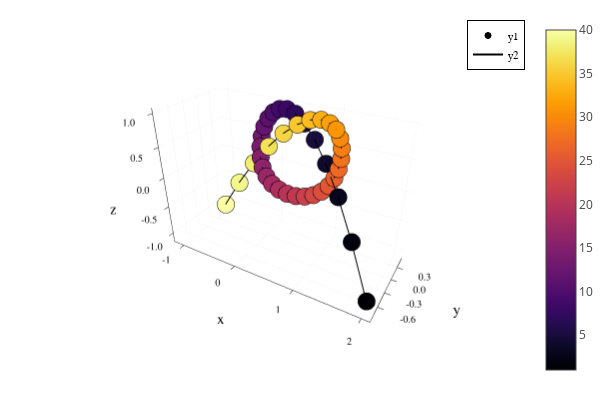

Notebook code for this chart:
### Code cell
p = plot()
plotChainSeries!(altQ)
display(p)

### Figure 1 — Plotly figure (JSON) as saved in the notebook; plotly's stock layout.template omitted (floating-point values rounded to 4 significant figures; data arrays with more than 128 entries replaced by an {"elided": "..."} marker saying what was removed)
{"data": [{"colorbar": {"title": ""}, "legendgroup": "y1", "marker": {"color": "rgba(0, 0, 4, 1.000)", "line": {"color": "rgba(0, 0, 0, 1.000)", "width": 1}, "size": 6, "symbol": "circle"}, "mode": "markers", "name": "y1", "scene": "scene", "showlegend": true, "type": "scatter3d", "x": [2.025], "xaxis": "x", "y": [-0.8501], "yaxis": "y", "z": [-0.8878], "zaxis": "z", "zmax": 40, "zmin": 1}, {"colorbar": {"title": ""}, "legendgroup": "y1", "marker": {"color": "rgba(3, 2, 15, 1.000)", "line": {"color": "rgba(0, 0, 0, 1.000)", "width": 1}, "size": 6, "symbol": "circle"}, "mode": "markers", "name": "y1", "scene": "scene", "showlegend": false, "type": "scatter3d", "x": [1.628], "xaxis": "x", "y": [-0.4632], "yaxis": "y", "z": [-0.3737], "zaxis": "z", "zmax": 40, "zmin": 1}, {"colorbar": {"title": ""}, "legendgroup": "y1", "marker": {"color": "rgba(8, 6, 29, 1.000)", "line": {"color": "rgba(0, 0, 0, 1.000)", "width": 1}, "size": 6, "symbol": "circle"}, "mode": "markers", "name": "y1", "scene": "scene", "showlegend": false, "type": "scatter3d", "x": [1.274], "xaxis": "x", "y": [-0.1521], "yaxis": "y", "z": [0.03865], "zaxis": "z", "zmax": 40, "zmin": 1}, {"colorbar": {"title": ""}, "legendgroup": "y1", "marker": {"color": "rgba(15, 9, 44, 1.000)", "line": {"color": "rgba(0, 0, 0, 1.000)", "width": 1}, "size": 6, "symbol": "circle"}, "mode": "markers", "name": "y1", "scene": "scene", "showlegend": false, "type": "scatter3d", "x": [0.9616], "xaxis": "x", "y": [0.08992], "yaxis": "y", "z": [0.3579], "zaxis": "z", "zmax": 40, "zmin": 1}, {"colorbar": {"title": ""}, "legendgroup": "y1", "marker": {"color": "rgba(24, 12, 60, 1.000)", "line": {"color": "rgba(0, 0, 0, 1.000)", "width": 1}, "size": 6, "symbol": "circle"}, "mode": "markers", "name": "y1", "scene": "scene", "showlegend": false, "type": "scatter3d", "x": [0.6899], "xaxis": "x", "y": [0.2695], "yaxis": "y", "z": [0.5926], "zaxis": "z", "zmax": 40, "zmin": 1}, {"colorbar": {"title": ""}, "legendgroup": "y1", "marker": {"color": "rgba(34, 12, 76, 1.000)", "line": {"color": "rgba(0, 0, 0, 1.000)", "width": 1}, "size": 6, "symbol": "circle"}, "mode": "markers", "name": "y1", "scene": "scene", "showlegend": false, "type": "scatter3d", "x": [0.4572], "xaxis": "x", "y": [0.3933], "yaxis": "y", "z": [0.7514], "zaxis": "z", "zmax": 40, "zmin": 1}, {"colorbar": {"title": ""}, "legendgroup": "y1", "marker": {"color": "rgba(45, 10, 89, 1.000)", "line": {"color": "rgba(0, 0, 0, 1.000)", "width": 1}, "size": 6, "symbol": "circle"}, "mode": "markers", "name": "y1", "scene": "scene", "showlegend": false, "type": "scatter3d", "x": [0.2619], "xaxis": "x", "y": [0.468], "yaxis": "y", "z": [0.843], "zaxis": "z", "zmax": 40, "zmin": 1}, {"colorbar": {"title": ""}, "legendgroup": "y1", "marker": {"color": "rgba(57, 9, 99, 1.000)", "line": {"color": "rgba(0, 0, 0, 1.000)", "width": 1}, "size": 6, "symbol": "circle"}, "mode": "markers", "name": "y1", "scene": "scene", "showlegend": false, "type": "scatter3d", "x": [0.1026], "xaxis": "x", "y": [0.5002], "yaxis": "y", "z": [0.876], "zaxis": "z", "zmax": 40, "zmin": 1}, {"colorbar": {"title": ""}, "legendgroup": "y1", "marker": {"color": "rgba(68, 10, 105, 1.000)", "line": {"color": "rgba(0, 0, 0, 1.000)", "width": 1}, "size": 6, "symbol": "circle"}, "mode": "markers", "name": "y1", "scene": "scene", "showlegend": false, "type": "scatter3d", "x": [-0.02228], "xaxis": "x", "y": [0.4968], "yaxis": "y", "z": [0.859], "zaxis": "z", "zmax": 40, "zmin": 1}, {"colorbar": {"title": ""}, "legendgroup": "y1", "marker": {"color": "rgba(79, 13, 108, 1.000)", "line": {"color": "rgba(0, 0, 0, 1.000)", "width": 1}, "size": 6, "symbol": "circle"}, "mode": "markers", "name": "y1", "scene": "scene", "showlegend": false, "type": "scatter3d", "x": [-0.1141], "xaxis": "x", "y": [0.4642], "yaxis": "y", "z": [0.8007], "zaxis": "z", "zmax": 40, "zmin": 1}, {"colorbar": {"title": ""}, "legendgroup": "y1", "marker": {"color": "rgba(89, 17, 110, 1.000)", "line": {"color": "rgba(0, 0, 0, 1.000)", "width": 1}, "size": 6, "symbol": "circle"}, "mode": "markers", "name": "y1", "scene": "scene", "showlegend": false, "type": "scatter3d", "x": [-0.1745], "xaxis": "x", "y": [0.4093], "yaxis": "y", "z": [0.7097], "zaxis": "z", "zmax": 40, "zmin": 1}, {"colorbar": {"title": ""}, "legendgroup": "y1", "marker": {"color": "rgba(100, 21, 110, 1.000)", "line": {"color": "rgba(0, 0, 0, 1.000)", "width": 1}, "size": 6, "symbol": "circle"}, "mode": "markers", "name": "y1", "scene": "scene", "showlegend": false, "type": "scatter3d", "x": [-0.2049], "xaxis": "x", "y": [0.3386], "yaxis": "y", "z": [0.5947], "zaxis": "z", "zmax": 40, "zmin": 1}, {"colorbar": {"title": ""}, "legendgroup": "y1", "marker": {"color": "rgba(110, 24, 110, 1.000)", "line": {"color": "rgba(0, 0, 0, 1.000)", "width": 1}, "size": 6, "symbol": "circle"}, "mode": "markers", "name": "y1", "scene": "scene", "showlegend": false, "type": "scatter3d", "x": [-0.2067], "xaxis": "x", "y": [0.2589], "yaxis": "y", "z": [0.4642], "zaxis": "z", "zmax": 40, "zmin": 1}, {"colorbar": {"title": ""}, "legendgroup": "y1", "marker": {"color": "rgba(120, 28, 109, 1.000)", "line": {"color": "rgba(0, 0, 0, 1.000)", "width": 1}, "size": 6, "symbol": "circle"}, "mode": "markers", "name": "y1", "scene": "scene", "showlegend": false, "type": "scatter3d", "x": [-0.1815], "xaxis": "x", "y": [0.1767], "yaxis": "y", "z": [0.3269], "zaxis": "z", "zmax": 40, "zmin": 1}, {"colorbar": {"title": ""}, "legendgroup": "y1", "marker": {"color": "rgba(131, 32, 107, 1.000)", "line": {"color": "rgba(0, 0, 0, 1.000)", "width": 1}, "size": 6, "symbol": "circle"}, "mode": "markers", "name": "y1", "scene": "scene", "showlegend": false, "type": "scatter3d", "x": [-0.1307], "xaxis": "x", "y": [0.09893], "yaxis": "y", "z": [0.1914], "zaxis": "z", "zmax": 40, "zmin": 1}, {"colorbar": {"title": ""}, "legendgroup": "y1", "marker": {"color": "rgba(141, 36, 105, 1.000)", "line": {"color": "rgba(0, 0, 0, 1.000)", "width": 1}, "size": 6, "symbol": "circle"}, "mode": "markers", "name": "y1", "scene": "scene", "showlegend": false, "type": "scatter3d", "x": [-0.05584], "xaxis": "x", "y": [0.03207], "yaxis": "y", "z": [0.06639], "zaxis": "z", "zmax": 40, "zmin": 1}, {"colorbar": {"title": ""}, "legendgroup": "y1", "marker": {"color": "rgba(152, 39, 102, 1.000)", "line": {"color": "rgba(0, 0, 0, 1.000)", "width": 1}, "size": 6, "symbol": "circle"}, "mode": "markers", "name": "y1", "scene": "scene", "showlegend": false, "type": "scatter3d", "x": [0.04154], "xaxis": "x", "y": [-0.01725], "yaxis": "y", "z": [-0.0396], "zaxis": "z", "zmax": 40, "zmin": 1}, {"colorbar": {"title": ""}, "legendgroup": "y1", "marker": {"color": "rgba(162, 43, 98, 1.000)", "line": {"color": "rgba(0, 0, 0, 1.000)", "width": 1}, "size": 6, "symbol": "circle"}, "mode": "markers", "name": "y1", "scene": "scene", "showlegend": false, "type": "scatter3d", "x": [0.1583], "xaxis": "x", "y": [-0.04677], "yaxis": "y", "z": [-0.1212], "zaxis": "z", "zmax": 40, "zmin": 1}, {"colorbar": {"title": ""}, "legendgroup": "y1", "marker": {"color": "rgba(172, 47, 93, 1.000)", "line": {"color": "rgba(0, 0, 0, 1.000)", "width": 1}, "size": 6, "symbol": "circle"}, "mode": "markers", "name": "y1", "scene": "scene", "showlegend": false, "type": "scatter3d", "x": [0.2889], "xaxis": "x", "y": [-0.05976], "yaxis": "y", "z": [-0.1773], "zaxis": "z", "zmax": 40, "zmin": 1}, {"colorbar": {"title": ""}, "legendgroup": "y1", "marker": {"color": "rgba(182, 52, 88, 1.000)", "line": {"color": "rgba(0, 0, 0, 1.000)", "width": 1}, "size": 6, "symbol": "circle"}, "mode": "markers", "name": "y1", "scene": "scene", "showlegend": false, "type": "scatter3d", "x": [0.428], "xaxis": "x", "y": [-0.05987], "yaxis": "y", "z": [-0.2069], "zaxis": "z", "zmax": 40, "zmin": 1}, {"colorbar": {"title": ""}, "legendgroup": "y1", "marker": {"color": "rgba(192, 57, 82, 1.000)", "line": {"color": "rgba(0, 0, 0, 1.000)", "width": 1}, "size": 6, "symbol": "circle"}, "mode": "markers", "name": "y1", "scene": "scene", "showlegend": false, "type": "scatter3d", "x": [0.57], "xaxis": "x", "y": [-0.05076], "yaxis": "y", "z": [-0.2092], "zaxis": "z", "zmax": 40, "zmin": 1}, {"colorbar": {"title": ""}, "legendgroup": "y1", "marker": {"color": "rgba(201, 63, 75, 1.000)", "line": {"color": "rgba(0, 0, 0, 1.000)", "width": 1}, "size": 6, "symbol": "circle"}, "mode": "markers", "name": "y1", "scene": "scene", "showlegend": false, "type": "scatter3d", "x": [0.7093], "xaxis": "x", "y": [-0.03608], "yaxis": "y", "z": [-0.1832], "zaxis": "z", "zmax": 40, "zmin": 1}, {"colorbar": {"title": ""}, "legendgroup": "y1", "marker": {"color": "rgba(210, 70, 68, 1.000)", "line": {"color": "rgba(0, 0, 0, 1.000)", "width": 1}, "size": 6, "symbol": "circle"}, "mode": "markers", "name": "y1", "scene": "scene", "showlegend": false, "type": "scatter3d", "x": [0.8405], "xaxis": "x", "y": [-0.01949], "yaxis": "y", "z": [-0.128], "zaxis": "z", "zmax": 40, "zmin": 1}, {"colorbar": {"title": ""}, "legendgroup": "y1", "marker": {"color": "rgba(218, 78, 61, 1.000)", "line": {"color": "rgba(0, 0, 0, 1.000)", "width": 1}, "size": 6, "symbol": "circle"}, "mode": "markers", "name": "y1", "scene": "scene", "showlegend": false, "type": "scatter3d", "x": [0.9581], "xaxis": "x", "y": [-0.004636], "yaxis": "y", "z": [-0.04273], "zaxis": "z", "zmax": 40, "zmin": 1}, {"colorbar": {"title": ""}, "legendgroup": "y1", "marker": {"color": "rgba(225, 86, 53, 1.000)", "line": {"color": "rgba(0, 0, 0, 1.000)", "width": 1}, "size": 6, "symbol": "circle"}, "mode": "markers", "name": "y1", "scene": "scene", "showlegend": false, "type": "scatter3d", "x": [1.057], "xaxis": "x", "y": [0.005015], "yaxis": "y", "z": [0.07311], "zaxis": "z", "zmax": 40, "zmin": 1}, {"colorbar": {"title": ""}, "legendgroup": "y1", "marker": {"color": "rgba(231, 95, 45, 1.000)", "line": {"color": "rgba(0, 0, 0, 1.000)", "width": 1}, "size": 6, "symbol": "circle"}, "mode": "markers", "name": "y1", "scene": "scene", "showlegend": false, "type": "scatter3d", "x": [1.133], "xaxis": "x", "y": [0.008839], "yaxis": "y", "z": [0.2138], "zaxis": "z", "zmax": 40, "zmin": 1}, {"colorbar": {"title": ""}, "legendgroup": "y1", "marker": {"color": "rgba(237, 105, 37, 1.000)", "line": {"color": "rgba(0, 0, 0, 1.000)", "width": 1}, "size": 6, "symbol": "circle"}, "mode": "markers", "name": "y1", "scene": "scene", "showlegend": false, "type": "scatter3d", "x": [1.184], "xaxis": "x", "y": [0.0084], "yaxis": "y", "z": [0.369], "zaxis": "z", "zmax": 40, "zmin": 1}, {"colorbar": {"title": ""}, "legendgroup": "y1", "marker": {"color": "rgba(242, 115, 29, 1.000)", "line": {"color": "rgba(0, 0, 0, 1.000)", "width": 1}, "size": 6, "symbol": "circle"}, "mode": "markers", "name": "y1", "scene": "scene", "showlegend": false, "type": "scatter3d", "x": [1.211], "xaxis": "x", "y": [0.005315], "yaxis": "y", "z": [0.5281], "zaxis": "z", "zmax": 40, "zmin": 1}, {"colorbar": {"title": ""}, "legendgroup": "y1", "marker": {"color": "rgba(246, 126, 20, 1.000)", "line": {"color": "rgba(0, 0, 0, 1.000)", "width": 1}, "size": 6, "symbol": "circle"}, "mode": "markers", "name": "y1", "scene": "scene", "showlegend": false, "type": "scatter3d", "x": [1.209], "xaxis": "x", "y": [0.001203], "yaxis": "y", "z": [0.6804], "zaxis": "z", "zmax": 40, "zmin": 1}, {"colorbar": {"title": ""}, "legendgroup": "y1", "marker": {"color": "rgba(249, 138, 12, 1.000)", "line": {"color": "rgba(0, 0, 0, 1.000)", "width": 1}, "size": 6, "symbol": "circle"}, "mode": "markers", "name": "y1", "scene": "scene", "showlegend": false, "type": "scatter3d", "x": [1.179], "xaxis": "x", "y": [-0.002316], "yaxis": "y", "z": [0.8155], "zaxis": "z", "zmax": 40, "zmin": 1}, {"colorbar": {"title": ""}, "legendgroup": "y1", "marker": {"color": "rgba(251, 150, 6, 1.000)", "line": {"color": "rgba(0, 0, 0, 1.000)", "width": 1}, "size": 6, "symbol": "circle"}, "mode": "markers", "name": "y1", "scene": "scene", "showlegend": false, "type": "scatter3d", "x": [1.117], "xaxis": "x", "y": [-0.003626], "yaxis": "y", "z": [0.9228], "zaxis": "z", "zmax": 40, "zmin": 1}, {"colorbar": {"title": ""}, "legendgroup": "y1", "marker": {"color": "rgba(252, 162, 9, 1.000)", "line": {"color": "rgba(0, 0, 0, 1.000)", "width": 1}, "size": 6, "symbol": "circle"}, "mode": "markers", "name": "y1", "scene": "scene", "showlegend": false, "type": "scatter3d", "x": [1.023], "xaxis": "x", "y": [-0.001106], "yaxis": "y", "z": [0.9918], "zaxis": "z", "zmax": 40, "zmin": 1}, {"colorbar": {"title": ""}, "legendgroup": "y1", "marker": {"color": "rgba(252, 175, 19, 1.000)", "line": {"color": "rgba(0, 0, 0, 1.000)", "width": 1}, "size": 6, "symbol": "circle"}, "mode": "markers", "name": "y1", "scene": "scene", "showlegend": false, "type": "scatter3d", "x": [0.8945], "xaxis": "x", "y": [0.006861], "yaxis": "y", "z": [1.012], "zaxis": "z", "zmax": 40, "zmin": 1}, {"colorbar": {"title": ""}, "legendgroup": "y1", "marker": {"color": "rgba(251, 187, 33, 1.000)", "line": {"color": "rgba(0, 0, 0, 1.000)", "width": 1}, "size": 6, "symbol": "circle"}, "mode": "markers", "name": "y1", "scene": "scene", "showlegend": false, "type": "scatter3d", "x": [0.7301], "xaxis": "x", "y": [0.02189], "yaxis": "y", "z": [0.9722], "zaxis": "z", "zmax": 40, "zmin": 1}, {"colorbar": {"title": ""}, "legendgroup": "y1", "marker": {"color": "rgba(249, 200, 48, 1.000)", "line": {"color": "rgba(0, 0, 0, 1.000)", "width": 1}, "size": 6, "symbol": "circle"}, "mode": "markers", "name": "y1", "scene": "scene", "showlegend": false, "type": "scatter3d", "x": [0.528], "xaxis": "x", "y": [0.04561], "yaxis": "y", "z": [0.8625], "zaxis": "z", "zmax": 40, "zmin": 1}, {"colorbar": {"title": ""}, "legendgroup": "y1", "marker": {"color": "rgba(246, 213, 66, 1.000)", "line": {"color": "rgba(0, 0, 0, 1.000)", "width": 1}, "size": 6, "symbol": "circle"}, "mode": "markers", "name": "y1", "scene": "scene", "showlegend": false, "type": "scatter3d", "x": [0.2866], "xaxis": "x", "y": [0.07963], "yaxis": "y", "z": [0.6722], "zaxis": "z", "zmax": 40, "zmin": 1}, {"colorbar": {"title": ""}, "legendgroup": "y1", "marker": {"color": "rgba(243, 226, 87, 1.000)", "line": {"color": "rgba(0, 0, 0, 1.000)", "width": 1}, "size": 6, "symbol": "circle"}, "mode": "markers", "name": "y1", "scene": "scene", "showlegend": false, "type": "scatter3d", "x": [0.004067], "xaxis": "x", "y": [0.1256], "yaxis": "y", "z": [0.3907], "zaxis": "z", "zmax": 40, "zmin": 1}, {"colorbar": {"title": ""}, "legendgroup": "y1", "marker": {"color": "rgba(241, 237, 112, 1.000)", "line": {"color": "rgba(0, 0, 0, 1.000)", "width": 1}, "size": 6, "symbol": "circle"}, "mode": "markers", "name": "y1", "scene": "scene", "showlegend": false, "type": "scatter3d", "x": [-0.3212], "xaxis": "x", "y": [0.1851], "yaxis": "y", "z": [0.007438], "zaxis": "z", "zmax": 40, "zmin": 1}, {"colorbar": {"title": ""}, "legendgroup": "y1", "marker": {"color": "rgba(244, 247, 140, 1.000)", "line": {"color": "rgba(0, 0, 0, 1.000)", "width": 1}, "size": 6, "symbol": "circle"}, "mode": "markers", "name": "y1", "scene": "scene", "showlegend": false, "type": "scatter3d", "x": [-0.6909], "xaxis": "x", "y": [0.2597], "yaxis": "y", "z": [-0.4882], "zaxis": "z", "zmax": 40, "zmin": 1}, {"colorbar": {"title": ""}, "legendgroup": "y1", "marker": {"color": "rgba(252, 255, 164, 1.000)", "line": {"color": "rgba(0, 0, 0, 1.000)", "width": 1}, "size": 6, "symbol": "circle"}, "mode": "markers", "name": "y1", "scene": "scene", "showlegend": false, "type": "scatter3d", "x": [-1.107], "xaxis": "x", "y": [0.3511], "yaxis": "y", "z": [-1.107], "zaxis": "z", "zmax": 40, "zmin": 1}, {"colorbar": {"title": ""}, "hoverinfo": "none", "marker": {"cmax": 40, "cmin": 1, "color": [0.5], "colorscale": {"elided": "256x2 mixed values"}, "opacity": 1e-10, "showscale": true, "size": 1e-10}, "mode": "markers", "name": "y1", "scene": "scene", "showlegend": false, "type": "scatter3d", "x": [2.025], "xaxis": "x", "y": [-0.8501], "yaxis": "y", "z": [-0.8878], "zaxis": "z", "zmax": 40, "zmin": 1}, {"colorbar": {"title": ""}, "legendgroup": "y2", "line": {"color": "rgba(0, 0, 0, 1.000)", "dash": "solid", "shape": "linear", "width": 2}, "mode": "lines", "name": "y2", "scene": "scene", "showlegend": true, "type": "scatter3d", "x": [2.025, 1.628, 1.274, 0.9616, 0.6899, 0.4572, 0.2619, 0.1026, -0.02228, -0.1141, -0.1745, -0.2049, -0.2067, -0.1815, -0.1307, -0.05584, 0.04154, 0.1583, 0.2889, 0.428, 0.57, 0.7093, 0.8405, 0.9581, 1.057, 1.133, 1.184, 1.211, 1.209, 1.179, 1.117, 1.023, 0.8945, 0.7301, 0.528, 0.2866, 0.004067, -0.3212, -0.6909, -1.107], "xaxis": "x", "y": [-0.8501, -0.4632, -0.1521, 0.08992, 0.2695, 0.3933, 0.468, 0.5002, 0.4968, 0.4642, 0.4093, 0.3386, 0.2589, 0.1767, 0.09893, 0.03207, -0.01725, -0.04677, -0.05976, -0.05987, -0.05076, -0.03608, -0.01949, -0.004636, 0.005015, 0.008839, 0.0084, 0.005315, 0.001203, -0.002316, -0.003626, -0.001106, 0.006861, 0.02189, 0.04561, 0.07963, 0.1256, 0.1851, 0.2597, 0.3511], "yaxis": "y", "z": [-0.8878, -0.3737, 0.03865, 0.3579, 0.5926, 0.7514, 0.843, 0.876, 0.859, 0.8007, 0.7097, 0.5947, 0.4642, 0.3269, 0.1914, 0.06639, -0.0396, -0.1212, -0.1773, -0.2069, -0.2092, -0.1832, -0.128, -0.04273, 0.07311, 0.2138, 0.369, 0.5281, 0.6804, 0.8155, 0.9228, 0.9918, 1.012, 0.9722, 0.8625, 0.6722, 0.3907, 0.007438, -0.4882, -1.107], "zaxis": "z", "zmax": 40, "zmin": 1}], "layout": {"annotations": [], "height": 400, "legend": {"bgcolor": "rgba(255, 255, 255, 1.000)", "bordercolor": "rgba(0, 0, 0, 1.000)", "borderwidth": 1, "font": {"color": "rgba(0, 0, 0, 1.000)", "family": "sans-serif", "size": 11}, "title": {"font": {"color": "rgba(0, 0, 0, 1.000)", "family": "sans-serif", "size": 15}, "text": ""}, "tracegroupgap": 0, "traceorder": "normal", "x": 1, "xanchor": "auto", "y": 1, "yanchor": "auto"}, "margin": {"b": 20, "l": 0, "r": 0, "t": 20}, "paper_bgcolor": "rgba(255, 255, 255, 1.000)", "plot_bgcolor": "rgba(255, 255, 255, 1.000)", "scene": {"camera": {"eye": {"x": 1.126, "y": -1.95, "z": 1.3}}, "domain": {"x": [0.09128, 0.9934], "y": [0.07581, 0.9902]}, "xaxis": {"gridcolor": "rgba(0, 0, 0, 0.100)", "gridwidth": 0.5, "linecolor": "rgba(0, 0, 0, 1.000)", "mirror": false, "range": [-1.201, 2.119], "showgrid": true, "showline": true, "showticklabels": true, "tickangle": 0, "tickcolor": "rgb(0, 0, 0)", "tickfont": {"color": "rgba(0, 0, 0, 1.000)", "family": "sans-serif", "size": 11}, "tickmode": "array", "ticks": "inside", "ticktext": ["-1", "0", "1", "2"], "tickvals": [-1, 0, 1, 2], "title": "x", "titlefont": {"color": "rgba(0, 0, 0, 1.000)", "family": "sans-serif", "size": 15}, "type": "-", "visible": true, "zeroline": false, "zerolinecolor": "rgba(0, 0, 0, 1.000)"}, "yaxis": {"gridcolor": "rgba(0, 0, 0, 0.100)", "gridwidth": 0.5, "linecolor": "rgba(0, 0, 0, 1.000)", "mirror": false, "range": [-0.8906, 0.5407], "showgrid": true, "showline": true, "showticklabels": true, "tickangle": 0, "tickcolor": "rgb(0, 0, 0)", "tickfont": {"color": "rgba(0, 0, 0, 1.000)", "family": "sans-serif", "size": 11}, "tickmode": "array", "ticks": "inside", "ticktext": ["-0.6", "-0.3", "0.0", "0.3"], "tickvals": [-0.6, -0.3, 0, 0.3], "title": "y", "titlefont": {"color": "rgba(0, 0, 0, 1.000)", "family": "sans-serif", "size": 15}, "type": "-", "visible": true, "zeroline": false, "zerolinecolor": "rgba(0, 0, 0, 1.000)"}, "zaxis": {"gridcolor": "rgba(0, 0, 0, 0.100)", "gridwidth": 0.5, "linecolor": "rgba(0, 0, 0, 1.000)", "mirror": false, "range": [-1.17, 1.075], "showgrid": true, "showline": true, "showticklabels": true, "tickangle": 0, "tickcolor": "rgb(0, 0, 0)", "tickfont": {"color": "rgba(0, 0, 0, 1.000)", "family": "sans-serif", "size": 11}, "tickmode": "array", "ticks": "inside", "ticktext": ["-1.0", "-0.5", "0.0", "0.5", "1.0"], "tickvals": [-1, -0.5, 0, 0.5, 1], "title": "z", "titlefont": {"color": "rgba(0, 0, 0, 1.000)", "family": "sans-serif", "size": 15}, "type": "-", "visible": true, "zeroline": false, "zerolinecolor": "rgba(0, 0, 0, 1.000)"}}, "showlegend": true, "width": 600}}
